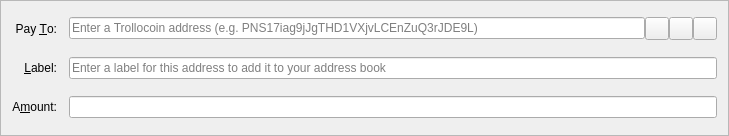
<?xml version="1.0" encoding="UTF-8"?>
<ui version="4.0">
 <class>SendCoinsEntry</class>
 <widget class="QFrame" name="SendCoinsEntry">
  <property name="geometry">
   <rect>
    <x>0</x>
    <y>0</y>
    <width>729</width>
    <height>136</height>
   </rect>
  </property>
  <property name="windowTitle">
   <string>Form</string>
  </property>
  <property name="frameShape">
   <enum>QFrame::StyledPanel</enum>
  </property>
  <property name="frameShadow">
   <enum>QFrame::Sunken</enum>
  </property>
  <layout class="QGridLayout" name="gridLayout">
   <property name="spacing">
    <number>12</number>
   </property>
   <item row="5" column="0">
    <widget class="QLabel" name="label">
     <property name="text">
      <string>A&amp;mount:</string>
     </property>
     <property name="alignment">
      <set>Qt::AlignRight|Qt::AlignTrailing|Qt::AlignVCenter</set>
     </property>
     <property name="buddy">
      <cstring>payAmount</cstring>
     </property>
    </widget>
   </item>
   <item row="3" column="0">
    <widget class="QLabel" name="label_2">
     <property name="text">
      <string>Pay &amp;To:</string>
     </property>
     <property name="alignment">
      <set>Qt::AlignRight|Qt::AlignTrailing|Qt::AlignVCenter</set>
     </property>
     <property name="buddy">
      <cstring>payTo</cstring>
     </property>
    </widget>
   </item>
   <item row="5" column="1">
    <widget class="BitcoinAmountField" name="payAmount"/>
   </item>
   <item row="4" column="1">
    <layout class="QHBoxLayout" name="horizontalLayout_2">
     <property name="spacing">
      <number>0</number>
     </property>
     <item>
      <widget class="QValidatedLineEdit" name="addAsLabel">
       <property name="enabled">
        <bool>true</bool>
       </property>
       <property name="toolTip">
        <string>Enter a label for this address to add it to your address book</string>
       </property>
       <property name="placeholderText">
        <string>Enter a label for this address to add it to your address book</string>
       </property>
      </widget>
     </item>
    </layout>
   </item>
   <item row="4" column="0">
    <widget class="QLabel" name="label_4">
     <property name="text">
      <string>&amp;Label:</string>
     </property>
     <property name="alignment">
      <set>Qt::AlignRight|Qt::AlignTrailing|Qt::AlignVCenter</set>
     </property>
     <property name="buddy">
      <cstring>addAsLabel</cstring>
     </property>
    </widget>
   </item>
   <item row="3" column="1">
    <layout class="QHBoxLayout" name="payToLayout">
     <property name="spacing">
      <number>0</number>
     </property>
     <item>
      <widget class="QValidatedLineEdit" name="payTo">
       <property name="toolTip">
        <string>The address to send the payment to</string>
       </property>
       <property name="maxLength">
        <number>34</number>
       </property>
       <property name="placeholderText">
        <string>Enter a Trollocoin address (e.g. PNS17iag9jJgTHD1VXjvLCEnZuQ3rJDE9L)</string>
       </property>
      </widget>
     </item>
     <item>
      <widget class="QToolButton" name="addressBookButton">
       <property name="toolTip">
        <string>Choose address from address book</string>
       </property>
       <property name="text">
        <string/>
       </property>
       <property name="icon">
        <iconset resource="../bitcoin.qrc">
         <normaloff>:/icons/address-book</normaloff>:/icons/address-book</iconset>
       </property>
       <property name="shortcut">
        <string>Alt+A</string>
       </property>
      </widget>
     </item>
     <item>
      <widget class="QToolButton" name="pasteButton">
       <property name="toolTip">
        <string>Paste address from clipboard</string>
       </property>
       <property name="text">
        <string/>
       </property>
       <property name="icon">
        <iconset resource="../bitcoin.qrc">
         <normaloff>:/icons/editpaste</normaloff>:/icons/editpaste</iconset>
       </property>
       <property name="shortcut">
        <string>Alt+P</string>
       </property>
      </widget>
     </item>
     <item>
      <widget class="QToolButton" name="deleteButton">
       <property name="toolTip">
        <string>Remove this recipient</string>
       </property>
       <property name="text">
        <string/>
       </property>
       <property name="icon">
        <iconset resource="../bitcoin.qrc">
         <normaloff>:/icons/remove</normaloff>:/icons/remove</iconset>
       </property>
      </widget>
     </item>
    </layout>
   </item>
  </layout>
 </widget>
 <customwidgets>
  <customwidget>
   <class>BitcoinAmountField</class>
   <extends>QLineEdit</extends>
   <header>bitcoinamountfield.h</header>
   <container>1</container>
  </customwidget>
  <customwidget>
   <class>QValidatedLineEdit</class>
   <extends>QLineEdit</extends>
   <header>qvalidatedlineedit.h</header>
  </customwidget>
 </customwidgets>
 <resources>
  <include location="../bitcoin.qrc"/>
 </resources>
 <connections/>
</ui>
